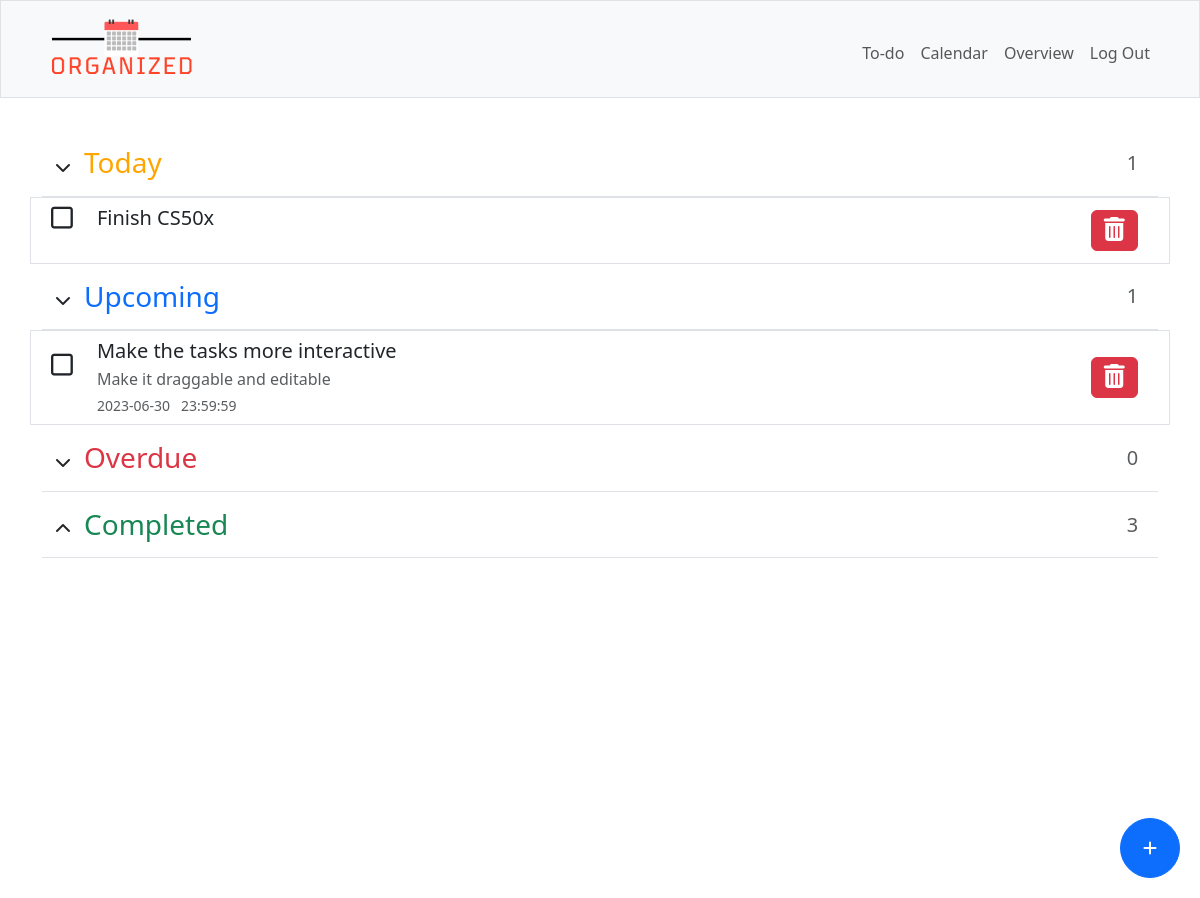
Before: / (signed in) with the older database file.
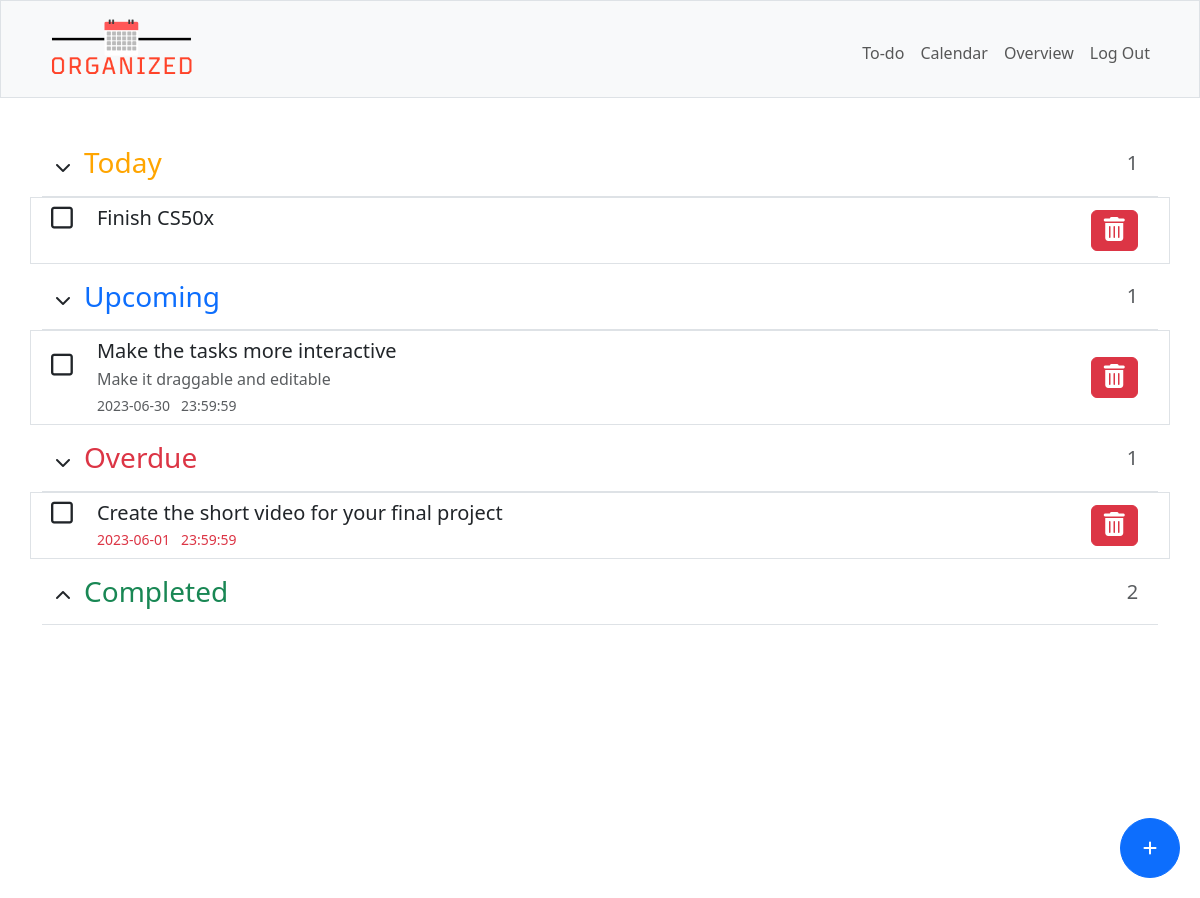
After: the same page with the newer database file.
### tables this page shows
CREATE TABLE todo (
    id INTEGER PRIMARY KEY AUTOINCREMENT NOT NULL,
    user_id INTEGER NOT NULL,
    title TEXT NOT NULL,
    [description] TEXT,
    "due_date" DATE,
    "due_time" TIME,
    [class] TEXT,
    FOREIGN KEY(user_id) REFERENCES users(id)
);

### app.py (the view)
@app.route("/", methods=["GET", "POST"])
@login_required
def index():
    if request.method == "POST":
        if request.headers.get("X-Requested-With") == "XMLHttpRequest":
            items = db.execute("SELECT * FROM todo WHERE user_id = ? AND class != 'Completed'",
                               session["user_id"])
            for item in items:
                todo_class = checkDue(item["due_date"], item["due_time"])
                if item["class"] != todo_class:
                    db.execute("UPDATE todo SET class = ? WHERE user_id = ? AND id = ?",
                               todo_class, session["user_id"], item['id'])
            return jsonify(success=True)  # Return a JSON response indicating success
        if request.form.get("btn-identifier") == "addBtn":
            title = request.form.get("title")
            description = request.form.get("description")
            date = request.form.get("date")
            time = request.form.get("time")
            if date or time:
                if date and time:
                    todo_class = checkDue(date, time)
                    db.execute("INSERT INTO todo (user_id, title, description, due_date, due_time, class) VALUES (?, ?, ?, ?, ?, ?)",
                               session["user_id"], title, description, date, time, todo_class)
                if date and not time:
                    time = "23:59:59"
                    todo_class = checkDue(date, time)
                    db.execute("INSERT INTO todo (user_id, title, description, due_date, due_time, class) VALUES (?, ?, ?, ?, ?, ?)",
                               session["user_id"], title, description, date, time, todo_class)
                if time and not date:
                    db.execute("INSERT INTO todo (user_id, title, description, due_date, due_time, class) VALUES (?, ?, ?, ?, ?, 'Today')",
                               session["user_id"], title, description, current_date, time)
            else:
                db.execute("INSERT INTO todo (user_id, title, description, due_date, due_time, class) VALUES (?, ?, ?, ?, ?, 'Today')",
                           session["user_id"], title, description, date, time)
        if request.form.get("btn-identifier") == "deleteBtn":
            id = request.form.get("todo-id")
            item = db.execute("SELECT id FROM todo WHERE user_id = ? AND id = ?",
                              session["user_id"], id)
            db.execute("DELETE FROM todo WHERE id = ?", item[0]["id"])
        if request.form.get("btn-identifier") == "checkbox":
            id = request.form.get("todo-id")
            item = db.execute("SELECT * FROM todo WHERE user_id = ? AND id = ?",
                              session["user_id"], id)
            if item[0]["due_date"] or item[0]["due_time"]:
                if item[0]["class"] == "Completed":
                    todo_class = checkDue(item[0]["due_date"], item[0]["due_time"])
                    db.execute("UPDATE todo SET class = ? WHERE user_id = ? AND id = ?",
                               todo_class, session["user_id"], id)
                else:
                    db.execute("UPDATE todo SET class = 'Completed' WHERE user_id = ? AND id = ?",
                               session["user_id"], id)
            else:
                if item[0]['class'] == "Completed":
                    db.execute("UPDATE todo SET class = 'Today' WHERE user_id = ? AND id = ?",
                               session["user_id"], id)
                else:
                    db.execute("UPDATE todo SET class = 'Completed' WHERE user_id = ? AND id = ?",
                               session["user_id"], id)
        return redirect("/")
    else:
        items = db.execute("SELECT * FROM todo WHERE user_id = ? AND class != 'Completed'",
                           session["user_id"])
        for item in items:
            todo_class = checkDue(item["due_date"], item["due_time"])
            if item["class"] != todo_class:
                db.execute("UPDATE todo SET class = ? WHERE user_id = ? AND id = ?",
                           todo_class, session["user_id"], item["id"])
        todo = db.execute("""SELECT *,
                                (SELECT COUNT(*) FROM todo WHERE user_id = ? AND class = 'Overdue') AS overdue_count,
                                (SELECT COUNT(*) FROM todo WHERE user_id = ? AND class = 'Today') AS today_count,
                                (SELECT COUNT(*) FROM todo WHERE user_id = ? AND class = 'Upcoming') AS upcoming_count,
                                (SELECT COUNT(*) FROM todo WHERE user_id = ? AND class = 'Completed') AS completed_count
                             FROM todo WHERE user_id = ? ORDER BY due_date, due_time""",
                          session["user_id"], session["user_id"], session["user_id"], session["user_id"], session["user_id"])
        if todo:
            upcoming_count = todo[0]["upcoming_count"]
            today_count = todo[0]["today_count"]
            overdue_count = todo[0]["overdue_count"]
            completed_count = todo[0]["completed_count"]
        else:
            upcoming_count = 0
            today_count = 0
            overdue_count = 0
            completed_count = 0
        return render_template("index.html", todo=todo, today_count=today_count, upcoming_count=upcoming_count, overdue_count=overdue_count, completed_count=completed_count)

### app.py (called while the page is built)
@app.after_request
def after_request(response):
    response.headers["Cache-Control"] = "no-cache, no-store, must-revalidate"
    response.headers["Expires"] = 0
    response.headers["Pragma"] = "no-cache"
    return response

### helpers.py (called while the page is built)
def login_required(f):
    @wraps(f)
    def decorated_function(*args, **kwargs):
        if session.get("user_id") is None:
            return redirect("/login")
        return f(*args, **kwargs)
    return decorated_function

### templates/index.html (shortened to what the changed rows need)
{% extends "layout.html" %}
{% block main %}
   <div class="d-flex flex-column w-100 text-start">
        <ul class="collapse show" id="collapseToday">
            {% for row in todo if row["class"] == "Today" %}
            <li>
                <div class="row border p-2 item">
                    <form action="/" method="POST" class="col-1 box">
                        <button type="submit" class="btn iconBtn align-self-center" name="btn-identifier" value="checkbox">
                            <i class="fa-regular fa-square checkbox tick" id="{{ row['id'] }}"></i>
                        </button>
                    </form>
                    <div class="col-9 todo-item">
                        <h5 class="mb-1">{{ row["title"] }}</h5>
                    </div>
                    <form action="/" method="POST" class="col-1 align-self-center d-flex justify-content-center ms-auto">
                        <button class="btn btn-danger" name="btn-identifier" value="deleteBtn" onclick="return confirm('Are you sure you want to delete this item?');"><i class="fa fa-trash"></i></button>
                    </form>
                </div>
            </li>
            {% endfor %}
        </ul>
        <ul class="collapse show" id="collapseUpcoming">
            {% for row in todo if row["class"] == "Upcoming" %}
            <li>
                <div class="row border p-2 item">
                    <form action="/" method="POST" class="col-1 box">
                        <button type="submit" class="btn iconBtn align-self-center" name="btn-identifier" value="checkbox">
                            <i class="fa-regular fa-square checkbox tick" id="{{ row['id'] }}"></i>
                        </button>
                    </form>
                    <div class="col-9 todo-item">
                        <h5 class="mb-1">{{ row["title"] }}</h5>
                        <p class="text-muted mb-1">{{ row["description"] }}</p>
                        <p class="text-muted fs-7 m-0">{{ row["due_date"] }}&nbsp;&nbsp;&nbsp;{{ row["due_time"] }}</p>
                    </div>
                    <form action="/" method="POST" class="col-1 align-self-center d-flex justify-content-center ms-auto">
                        <button class="btn btn-danger" name="btn-identifier" value="deleteBtn" onclick="return confirm('Are you sure you want to delete this item?');"><i class="fa fa-trash"></i></button>
                    </form>
                </div>
            </li>
            {% endfor %}
        </ul>
        <div class="d-flex pb-2 mb-0 border-bottom">
            <button class="btn btnCollapse" type="button" data-bs-toggle="collapse" data-bs-target="#collapseOverdue" aria-expanded="false" aria-controls="collapseOverdue">
                <i class="fa-solid fa-chevron-down"></i>
            </button>
            <h3 class="col-sm-11 text-danger" id="overdue-section">Overdue</h3>
            <p class="col text-muted text-center align-self-center fs-5 mb-0 pb-2">{{ overdue_count }}</p>
        </div>
        <ul class="collapse show" id="collapseOverdue">
            {% for row in todo if row["class"] == "Overdue" %}
            <li>
                <div class="row border p-2 item">
                    <form action="/" method="POST" class="col-1 box">
                        <button type="submit" class="btn iconBtn align-self-center" name="btn-identifier" value="checkbox">
                            <i class="fa-regular fa-square checkbox tick" id="{{ row['id'] }}"></i>
                        </button>
                    </form>
                    <div class="col-9 todo-item">
                        <h5 class="mb-1">{{ row["title"] }}</h5>
                        <p class="text-danger fs-7 m-0">{{ row["due_date"] }}&nbsp;&nbsp;&nbsp;{{ row["due_time"] }}</p>
                    </div>
                    <form action="/" method="POST" class="col-1 align-self-center d-flex justify-content-center ms-auto">
                        <button class="btn btn-danger" name="btn-identifier" value="deleteBtn" onclick="return confirm('Are you sure you want to delete this item?');"><i class="fa fa-trash"></i></button>
                    </form>
                </div>
            </li>
            {% endfor %}
        </ul>
        <div class="d-flex pb-2 mb-0 border-bottom">
            <button class="btn btnCollapse" type="button" data-bs-toggle="collapse" data-bs-target="#collapseCompleted" aria-expanded="false" aria-controls="collapseCompleted">
                <i class="fa-solid fa-chevron-up"></i>
            </button>
            <h3 class="col-sm-11 text-success" id="completed-section">Completed</h3>
            <p class="col text-muted text-center align-self-center fs-5 mb-0 pb-2">{{ completed_count }}</p>
        </div>
   </div>
{% endblock %}

Changed rows visible on the page:
now on this page (row edited): todo: title "Create the short video for your final project", due_date "2023-06-01", due_time "23:59:59", shown under "Overdue"
Other visible differences:
{{ overdue_count }}: "0" → "1"
{{ completed_count }}: "3" → "2"
